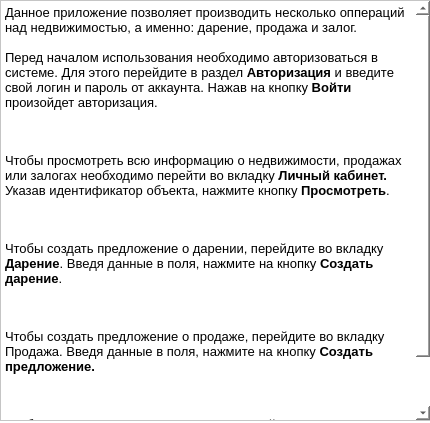
<?xml version="1.0" encoding="UTF-8"?>
<ui version="4.0">
 <class>Form</class>
 <widget class="QWidget" name="Form">
  <property name="geometry">
   <rect>
    <x>0</x>
    <y>0</y>
    <width>430</width>
    <height>423</height>
   </rect>
  </property>
  <property name="windowTitle">
   <string>Form</string>
  </property>
  <property name="styleSheet">
   <string notr="true">background-color: rgb(255, 255, 255);r</string>
  </property>
  <widget class="QTextBrowser" name="textBrowser">
   <property name="geometry">
    <rect>
     <x>0</x>
     <y>0</y>
     <width>431</width>
     <height>421</height>
    </rect>
   </property>
   <property name="html">
    <string>&lt;!DOCTYPE HTML PUBLIC &quot;-//W3C//DTD HTML 4.0//EN&quot; &quot;http://www.w3.org/TR/REC-html40/strict.dtd&quot;&gt;
&lt;html&gt;&lt;head&gt;&lt;meta name=&quot;qrichtext&quot; content=&quot;1&quot; /&gt;&lt;style type=&quot;text/css&quot;&gt;
p, li { white-space: pre-wrap; }
&lt;/style&gt;&lt;/head&gt;&lt;body style=&quot; font-family:'MS Shell Dlg 2'; font-size:8.25pt; font-weight:400; font-style:normal;&quot;&gt;
&lt;p style=&quot; margin-top:0px; margin-bottom:0px; margin-left:0px; margin-right:0px; -qt-block-indent:0; text-indent:0px;&quot;&gt;&lt;span style=&quot; font-family:'MS Shell Dlg 2'; font-size:10pt;&quot;&gt;Данное приложение позволяет производить несколько оппераций над недвижимостью, а именно: дарение, продажа и залог.&lt;/span&gt;&lt;/p&gt;
&lt;p style=&quot;-qt-paragraph-type:empty; margin-top:0px; margin-bottom:0px; margin-left:0px; margin-right:0px; -qt-block-indent:0; text-indent:0px; font-family:'MS Shell Dlg 2'; font-size:10pt;&quot;&gt;&lt;br /&gt;&lt;/p&gt;
&lt;p style=&quot; margin-top:0px; margin-bottom:0px; margin-left:0px; margin-right:0px; -qt-block-indent:0; text-indent:0px;&quot;&gt;&lt;span style=&quot; font-family:'MS Shell Dlg 2'; font-size:10pt;&quot;&gt;Перед началом использования необходимо авторизоваться в системе. Для этого перейдите в раздел &lt;/span&gt;&lt;span style=&quot; font-family:'MS Shell Dlg 2'; font-size:10pt; font-weight:600;&quot;&gt;Авторизация &lt;/span&gt;&lt;span style=&quot; font-family:'MS Shell Dlg 2'; font-size:10pt;&quot;&gt;и введите свой логин и пароль от аккаунта. Нажав на кнопку &lt;/span&gt;&lt;span style=&quot; font-family:'MS Shell Dlg 2'; font-size:10pt; font-weight:600;&quot;&gt;Войти&lt;/span&gt;&lt;span style=&quot; font-family:'MS Shell Dlg 2'; font-size:10pt;&quot;&gt; произойдет авторизация.&lt;/span&gt;&lt;/p&gt;
&lt;p style=&quot;-qt-paragraph-type:empty; margin-top:0px; margin-bottom:0px; margin-left:0px; margin-right:0px; -qt-block-indent:0; text-indent:0px; font-family:'MS Shell Dlg 2'; font-size:10pt;&quot;&gt;&lt;br /&gt;&lt;/p&gt;
&lt;p align=&quot;center&quot; style=&quot; margin-top:0px; margin-bottom:0px; margin-left:0px; margin-right:0px; -qt-block-indent:0; text-indent:0px;&quot;&gt;&lt;img src=&quot;scrin\auth.png&quot; width=&quot;250&quot; height=&quot;200&quot; /&gt;&lt;/p&gt;
&lt;p style=&quot;-qt-paragraph-type:empty; margin-top:0px; margin-bottom:0px; margin-left:0px; margin-right:0px; -qt-block-indent:0; text-indent:0px; font-family:'MS Shell Dlg 2'; font-size:10pt;&quot;&gt;&lt;br /&gt;&lt;/p&gt;
&lt;p style=&quot; margin-top:0px; margin-bottom:0px; margin-left:0px; margin-right:0px; -qt-block-indent:0; text-indent:0px;&quot;&gt;&lt;span style=&quot; font-family:'MS Shell Dlg 2'; font-size:10pt;&quot;&gt;Чтобы просмотреть всю информацию о недвижимости, продажах или залогах необходимо перейти во вкладку &lt;/span&gt;&lt;span style=&quot; font-family:'MS Shell Dlg 2'; font-size:10pt; font-weight:600;&quot;&gt;Личный кабинет. &lt;/span&gt;&lt;span style=&quot; font-family:'MS Shell Dlg 2'; font-size:10pt;&quot;&gt;Указав идентификатор объекта, нажмите кнопку &lt;/span&gt;&lt;span style=&quot; font-family:'MS Shell Dlg 2'; font-size:10pt; font-weight:600;&quot;&gt;Просмотреть&lt;/span&gt;&lt;span style=&quot; font-family:'MS Shell Dlg 2'; font-size:10pt;&quot;&gt;.&lt;/span&gt;&lt;/p&gt;
&lt;p style=&quot;-qt-paragraph-type:empty; margin-top:0px; margin-bottom:0px; margin-left:0px; margin-right:0px; -qt-block-indent:0; text-indent:0px; font-family:'MS Shell Dlg 2'; font-size:10pt;&quot;&gt;&lt;br /&gt;&lt;/p&gt;
&lt;p align=&quot;center&quot; style=&quot; margin-top:0px; margin-bottom:0px; margin-left:0px; margin-right:0px; -qt-block-indent:0; text-indent:0px;&quot;&gt;&lt;img src=&quot;scrin\kabinet.png&quot; width=&quot;400&quot; height=&quot;250&quot; /&gt;&lt;/p&gt;
&lt;p style=&quot;-qt-paragraph-type:empty; margin-top:0px; margin-bottom:0px; margin-left:0px; margin-right:0px; -qt-block-indent:0; text-indent:0px; font-family:'MS Shell Dlg 2'; font-size:10pt;&quot;&gt;&lt;br /&gt;&lt;/p&gt;
&lt;p style=&quot; margin-top:0px; margin-bottom:0px; margin-left:0px; margin-right:0px; -qt-block-indent:0; text-indent:0px;&quot;&gt;&lt;span style=&quot; font-family:'MS Shell Dlg 2'; font-size:10pt;&quot;&gt;Чтобы создать предложение о дарении, перейдите во вкладку &lt;/span&gt;&lt;span style=&quot; font-family:'MS Shell Dlg 2'; font-size:10pt; font-weight:600;&quot;&gt;Дарение&lt;/span&gt;&lt;span style=&quot; font-family:'MS Shell Dlg 2'; font-size:10pt;&quot;&gt;. Введя данные в поля, нажмите на кнопку &lt;/span&gt;&lt;span style=&quot; font-family:'MS Shell Dlg 2'; font-size:10pt; font-weight:600;&quot;&gt;Создать дарение&lt;/span&gt;&lt;span style=&quot; font-family:'MS Shell Dlg 2'; font-size:10pt;&quot;&gt;.&lt;/span&gt;&lt;/p&gt;
&lt;p style=&quot;-qt-paragraph-type:empty; margin-top:0px; margin-bottom:0px; margin-left:0px; margin-right:0px; -qt-block-indent:0; text-indent:0px; font-family:'MS Shell Dlg 2'; font-size:10pt;&quot;&gt;&lt;br /&gt;&lt;/p&gt;
&lt;p align=&quot;center&quot; style=&quot; margin-top:0px; margin-bottom:0px; margin-left:0px; margin-right:0px; -qt-block-indent:0; text-indent:0px;&quot;&gt;&lt;img src=&quot;scrin\dar.png&quot; width=&quot;300&quot; height=&quot;350&quot; /&gt;&lt;/p&gt;
&lt;p style=&quot;-qt-paragraph-type:empty; margin-top:0px; margin-bottom:0px; margin-left:0px; margin-right:0px; -qt-block-indent:0; text-indent:0px; font-family:'MS Shell Dlg 2'; font-size:10pt;&quot;&gt;&lt;br /&gt;&lt;/p&gt;
&lt;p style=&quot; margin-top:0px; margin-bottom:0px; margin-left:0px; margin-right:0px; -qt-block-indent:0; text-indent:0px;&quot;&gt;&lt;span style=&quot; font-family:'MS Shell Dlg 2'; font-size:10pt;&quot;&gt;Чтобы создать предложение о продаже, перейдите во вкладку Продажа. Введя данные в поля, нажмите на кнопку &lt;/span&gt;&lt;span style=&quot; font-family:'MS Shell Dlg 2'; font-size:10pt; font-weight:600;&quot;&gt;Создать предложение.&lt;/span&gt;&lt;/p&gt;
&lt;p style=&quot;-qt-paragraph-type:empty; margin-top:0px; margin-bottom:0px; margin-left:0px; margin-right:0px; -qt-block-indent:0; text-indent:0px; font-family:'MS Shell Dlg 2'; font-size:10pt; font-weight:600;&quot;&gt;&lt;br /&gt;&lt;/p&gt;
&lt;p align=&quot;center&quot; style=&quot; margin-top:0px; margin-bottom:0px; margin-left:0px; margin-right:0px; -qt-block-indent:0; text-indent:0px;&quot;&gt;&lt;img src=&quot;scrin\sell.png&quot; width=&quot;300&quot; height=&quot;350&quot; /&gt;&lt;/p&gt;
&lt;p style=&quot;-qt-paragraph-type:empty; margin-top:0px; margin-bottom:0px; margin-left:0px; margin-right:0px; -qt-block-indent:0; text-indent:0px; font-family:'MS Shell Dlg 2'; font-size:10pt;&quot;&gt;&lt;br /&gt;&lt;/p&gt;
&lt;p style=&quot; margin-top:0px; margin-bottom:0px; margin-left:0px; margin-right:0px; -qt-block-indent:0; text-indent:0px;&quot;&gt;&lt;span style=&quot; font-family:'MS Shell Dlg 2'; font-size:10pt;&quot;&gt;Чтобы создать предложение о залоге, перейдите во вкладку &lt;/span&gt;&lt;span style=&quot; font-family:'MS Shell Dlg 2'; font-size:10pt; font-weight:600;&quot;&gt;Залог&lt;/span&gt;&lt;span style=&quot; font-family:'MS Shell Dlg 2'; font-size:10pt;&quot;&gt;. Введя данные в поля, нажмите на кнопку &lt;/span&gt;&lt;span style=&quot; font-family:'MS Shell Dlg 2'; font-size:10pt; font-weight:600;&quot;&gt;Создать залог&lt;/span&gt;&lt;span style=&quot; font-family:'MS Shell Dlg 2'; font-size:10pt;&quot;&gt;.&lt;/span&gt;&lt;/p&gt;
&lt;p style=&quot;-qt-paragraph-type:empty; margin-top:0px; margin-bottom:0px; margin-left:0px; margin-right:0px; -qt-block-indent:0; text-indent:0px; font-family:'MS Shell Dlg 2'; font-size:10pt;&quot;&gt;&lt;br /&gt;&lt;/p&gt;
&lt;p align=&quot;center&quot; style=&quot; margin-top:0px; margin-bottom:0px; margin-left:0px; margin-right:0px; -qt-block-indent:0; text-indent:0px;&quot;&gt;&lt;img src=&quot;scrin\zalog.png&quot; width=&quot;300&quot; height=&quot;350&quot; /&gt;&lt;/p&gt;&lt;/body&gt;&lt;/html&gt;</string>
   </property>
  </widget>
 </widget>
 <resources/>
 <connections/>
</ui>
